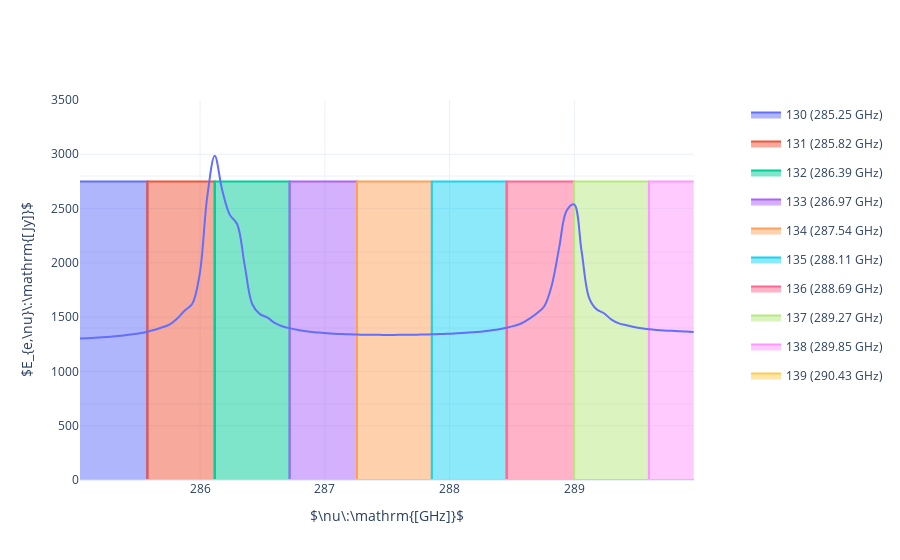

Notebook source saved alongside this figure:
### Markdown cell above
## Non-flat Power Spectrum Densities

We know the $\mathrm{NEP}$ is proportional to the $\mathrm{PSD}$ impinging on the detector, and we have also seen that the atmospheric loading is a much bigger contribution to the spectral flux density than any atmospheric source. let's take a look at how this atmospheric loading varies over the bin width. In the figures below the actual target frequency channels from DESHIMA 2.0 are taken and compared to the atmospheric model measured at ASTE, taken from `deshima-sensitivity`.

### Code cell
#hide_input
F_step = 5000
fMin = 200
fMax = 500

pwv = 1

eta_A = 0.6 # aperture efficiency
telescope_diameter = 10
A_p = (telescope_diameter/2)**2 * np.pi # telescope physical area
A_e = eta_A * A_p  # telescope effective area

T_p_atm = 273.

F = np.linspace(fMin,fMax,F_step)
nu=F
T=np.array([2.725])

# Calculate atmospheric loading and put in DF
eta_atm = eta_atm_func(F=F, pwv=pwv, EL=90)
S_sky = (1-eta_atm) * T_p_atm * 1e26 * 2 *k_b /A_e

df_P=pd.DataFrame({'nu':F,'P':S_sky})
df_P.set_index('nu',inplace=True)

# Calculate spectrometer center frequencies and put in DF
i=np.arange(0,347)
R=500

F=np.empty((347,F_step))
F_name=[None]*347

F_center=220*np.power(1+1/R,i)
for idx, F_bin in np.ndenumerate(F_center):
    F[idx]= ((nu>F_bin*(1-1/(2*R)))*(nu<F_bin*(1+1/(2*R))))*np.pi/4
    F_name[idx[0]]="{} ({:.2f} GHz)".format(str(idx[0]),F_bin)

df_box_bins = pd.DataFrame(F.T)
df_box_bins.columns = F_name#np.round(F_center,decimals=2)
df_box_bins['nu']=nu
df_box_bins = df_box_bins.set_index('nu')

# Make plot managable
start_F = 285
stop_F=290
start_nu= np.argmax(nu>start_F)
stop_nu = np.argmax(nu>stop_F)
start_bin=np.argmax(F_center>start_F)
stop_bin=np.argmax(F_center>stop_F)+1

filter_plot(df_P.iloc[start_nu:stop_nu,0],df_box_bins.iloc[start_nu:stop_nu,start_bin:stop_bin],mode='box')
